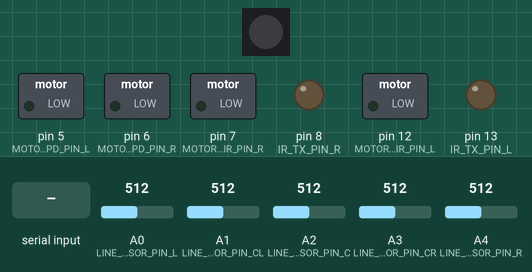
A sketch run on a simulated Arduino Uno, built with avr-gcc and run on an emulated ATmega328P. Parts: 1 RGB LEDs in strip order, left to right, switched loads named in the sketch (green lamp = pin HIGH), output pins drawn as LEDs (lit = HIGH). The inputs (shaded band) are chosen by the test bench; at power-on: A0 (LINE_SENSOR_PIN_L) = 512, A1 (LINE_SENSOR_PIN_CL) = 512, A2 (LINE_SENSOR_PIN_C) = 512, A3 (LINE_SENSOR_PIN_CR) = 512, A4 (LINE_SENSOR_PIN_R) = 512. What the sketch prints to the serial monitor is not drawn.

Above: at 1.2 s.
1.3 s: byte 17 (LED_MSG) received over Serial
At 2.5 s:
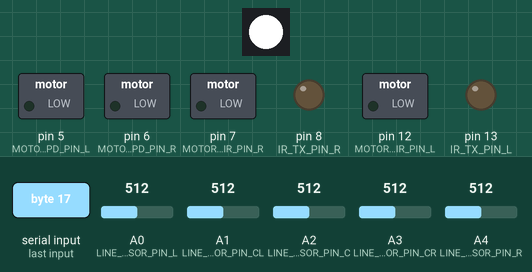
2.8 s: byte 34 (STATE_MSG) received over Serial
At 3.6 s:
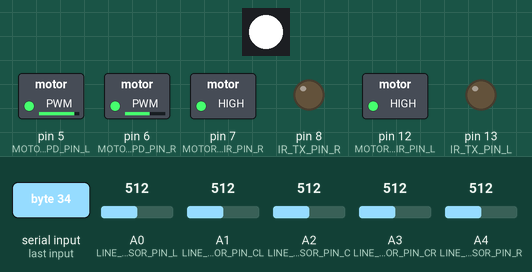
4.3 s: byte 51 (HALT_MSG) received over Serial
At 4.8 s:
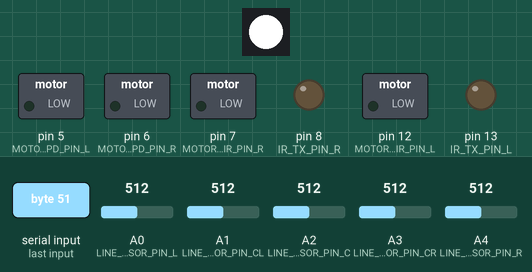
Timing chart, 0 to 7.3 s (numbered marks = the images above; inputs shaded):
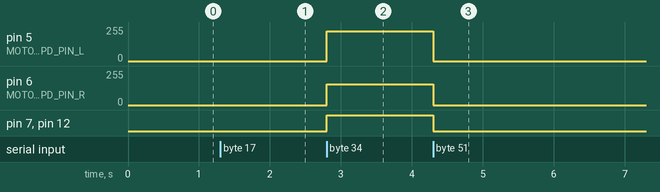

The sketch:

sketch.ino
```cpp
#include <Adafruit_NeoPixel.h>

// There are 5 analog line sensors in the front of the bot
#define LINE_SENSOR_PIN_L  0
#define LINE_SENSOR_PIN_CL 1
#define LINE_SENSOR_PIN_C  2
#define LINE_SENSOR_PIN_CR 3
#define LINE_SENSOR_PIN_R  4

// Each pin here controls two of the four motors on the bot
#define MOTOR_SPD_PIN_L    5
#define MOTOR_SPD_PIN_R    6
#define MOTOR_DIR_PIN_R    7
#define MOTOR_DIR_PIN_L    12

// The led can do fancy things like glow
#define LED_PIN            10

// The buzzer can play songs!
#define BUZZER_PIN         16

// Two IR transmitters and an IR receiver let us ping the environment
#define IR_TX_PIN_L        13
#define IR_TX_PIN_R        8
#define IR_RX_PIN          17

// These constants defines the column order for the pinValues matrix
#define IDX_DIR_R 0
#define IDX_DIR_L 1
#define IDX_SPD_R 2
#define IDX_SPD_L 3

// Motor constants
#define FORWARDS  0
#define BACKWARDS 1

// Message types
#define LED_MSG    0x11
#define STATE_MSG  0x22
#define HALT_MSG   0x33
#define STATUS_REQ 0x44
#define STATUS_MSG 0x55
#define ACK        0xEE
#define SAY_AGAIN  0xFF

#define MESSAGE_BUFFER_SIZE 100

// This initializes a "strip" of exactly 1 LED (so not a strip...)
Adafruit_NeoPixel led = Adafruit_NeoPixel(1, LED_PIN, NEO_GRB + NEO_KHZ800);

char state;
char ledValues[3];
int statusValues[5];
char statusMsgBuf[10];

// DIR_R, DIR_L, SPD_R, SPD_L
int pinValues [9][7] = {
  { FORWARDS,  FORWARDS,   0,   0}, // IDLE            (0)
  { FORWARDS, BACKWARDS, 100, 100}, // LEFT            (1)
  {BACKWARDS,  FORWARDS, 100, 100}, // RIGHT           (2)
  { FORWARDS,  FORWARDS, 250, 250}, // FORWARDS        (3)
  { FORWARDS,  FORWARDS, 250,  50}, // FORWARDS_LEFT   (4)
  { FORWARDS,  FORWARDS,  50, 250}, // FORWARDS_RIGHT  (5)
  {BACKWARDS, BACKWARDS, 250, 250}, // BACKWARDS       (6)
  {BACKWARDS, BACKWARDS, 250,  50}, // BACKWARDS_LEFT  (7)
  {BACKWARDS, BACKWARDS,  50, 250}  // BACKWARDS_RIGHT (8)
};

void setup() {
  Serial.begin(9600);
  led.begin();
  led.show();

  pinMode(LINE_SENSOR_PIN_L,  INPUT);
  pinMode(LINE_SENSOR_PIN_CL, INPUT);
  pinMode(LINE_SENSOR_PIN_C,  INPUT);
  pinMode(LINE_SENSOR_PIN_CR, INPUT);
  pinMode(LINE_SENSOR_PIN_R,  INPUT);

  pinMode(MOTOR_SPD_PIN_L, OUTPUT);
  pinMode(MOTOR_SPD_PIN_R, OUTPUT);
  pinMode(MOTOR_DIR_PIN_L, OUTPUT);
  pinMode(MOTOR_DIR_PIN_R, OUTPUT);

  pinMode(LED_PIN, OUTPUT);

  pinMode(IR_TX_PIN_L, OUTPUT);
  pinMode(IR_TX_PIN_R, OUTPUT);
  pinMode(IR_RX_PIN, INPUT);
}

void loop() {
  readStatus();
  checkSerialPort();
}

void readStatus() {
  statusValues[0] = analogRead(LINE_SENSOR_PIN_L);
  statusValues[1] = analogRead(LINE_SENSOR_PIN_CL);
  statusValues[2] = analogRead(LINE_SENSOR_PIN_C);
  statusValues[3] = analogRead(LINE_SENSOR_PIN_CR);
  statusValues[4] = analogRead(LINE_SENSOR_PIN_R);
}

void prepareStatusMsg() {
  // Prepare high/low bytes of the statusMsgBuf array
  for (int i = 0; i < 5; i++) {
    statusMsgBuf[(i * 2)]     = statusValues[i] / 0xFF;
    statusMsgBuf[(i * 2) + 1] = statusValues[i] % 0xFF;
  }
}

void handleStateChange() {
  // The pin values are stored in the pinValues matrix
  digitalWrite(MOTOR_DIR_PIN_L, pinValues[state][IDX_DIR_L]);
  digitalWrite(MOTOR_DIR_PIN_R, pinValues[state][IDX_DIR_R]);
  analogWrite (MOTOR_SPD_PIN_L, pinValues[state][IDX_SPD_L]);
  analogWrite (MOTOR_SPD_PIN_R, pinValues[state][IDX_SPD_R]);
}

void handleLedChange() {
  led.setPixelColor(
    0,
    ledValues[0],
    ledValues[1],
    ledValues[2]
  );
  led.show();
}

void checkSerialPort() {
  if (Serial.available() == 0) {
    return;
  }

  char commandByte = Serial.read();
  switch (commandByte) {
    case STATE_MSG:
      state = Serial.read();
      Serial.write(ACK);
      handleStateChange();
      break;
    case LED_MSG:
      ledValues[0] = Serial.read();
      ledValues[1] = Serial.read();
      ledValues[2] = Serial.read();
      Serial.write(ACK);
      handleLedChange();
      break;
    case HALT_MSG:
      state = 0; // IDLE
      Serial.write(ACK);
      handleStateChange();
    case STATUS_REQ:
      prepareStatusMsg();
      Serial.write(STATUS_MSG);
      Serial.write(statusMsgBuf);
      break;
    default:
      flushSerialInput();
      Serial.write(SAY_AGAIN);
      break;
  }
}

void flushSerialInput() {
  while(Serial.available() > 0) {
    char t = Serial.read();
  }
}
```

Measured:
- after the input at 2.8 s, pin 5 (MOTOR_SPD_PIN_L): 0/255 → 225/255 at once; pin 6 (MOTOR_SPD_PIN_R): 0/255 → 157/255 at once; pin 7 (MOTOR_DIR_PIN_R), pin 12 (MOTOR_DIR_PIN_L): LOW → HIGH at once
- after the input at 4.3 s, pin 5 (MOTOR_SPD_PIN_L): 225/255 → 0/255 at once; pin 6 (MOTOR_SPD_PIN_R): 157/255 → 0/255 at once; pin 7 (MOTOR_DIR_PIN_R), pin 12 (MOTOR_DIR_PIN_L): HIGH → LOW at once
